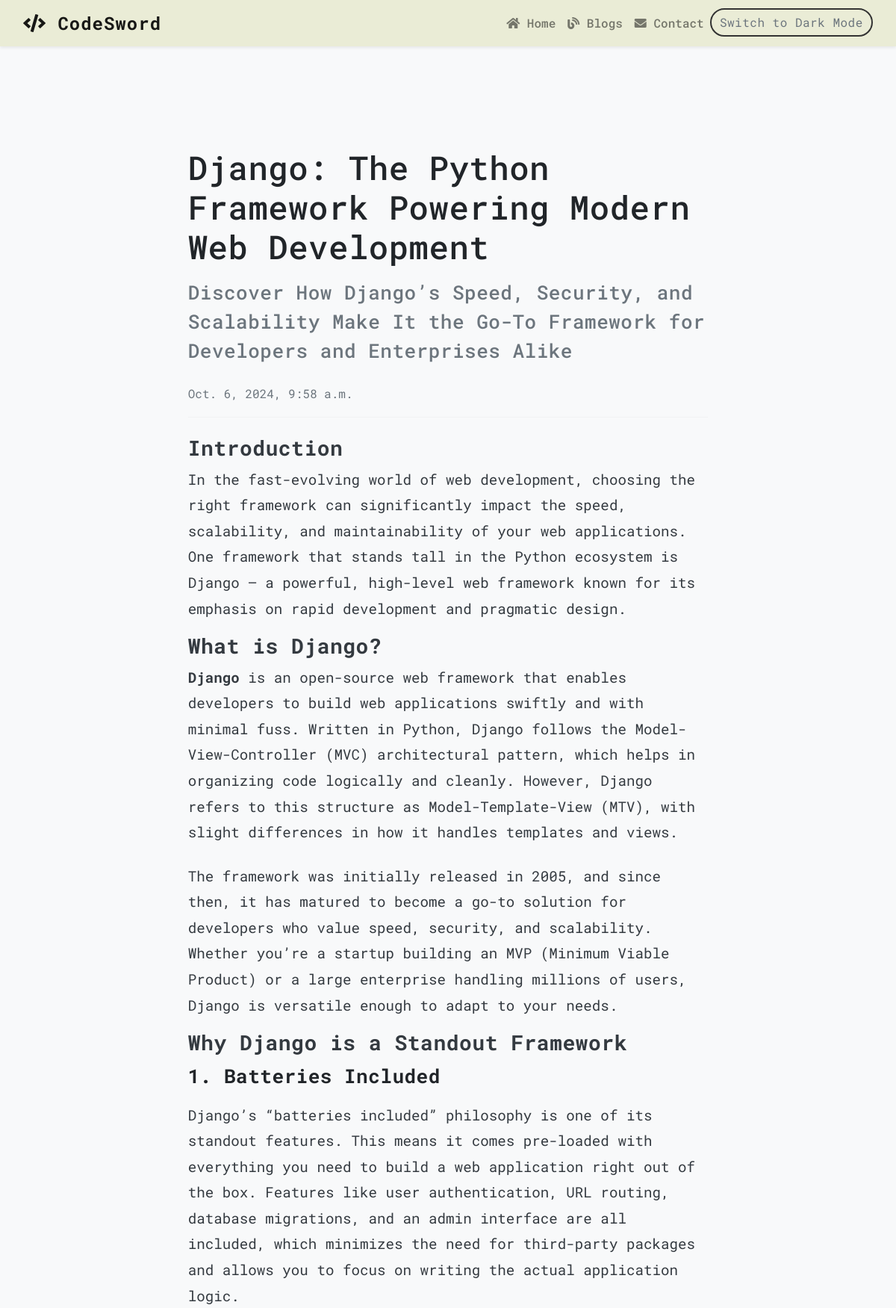
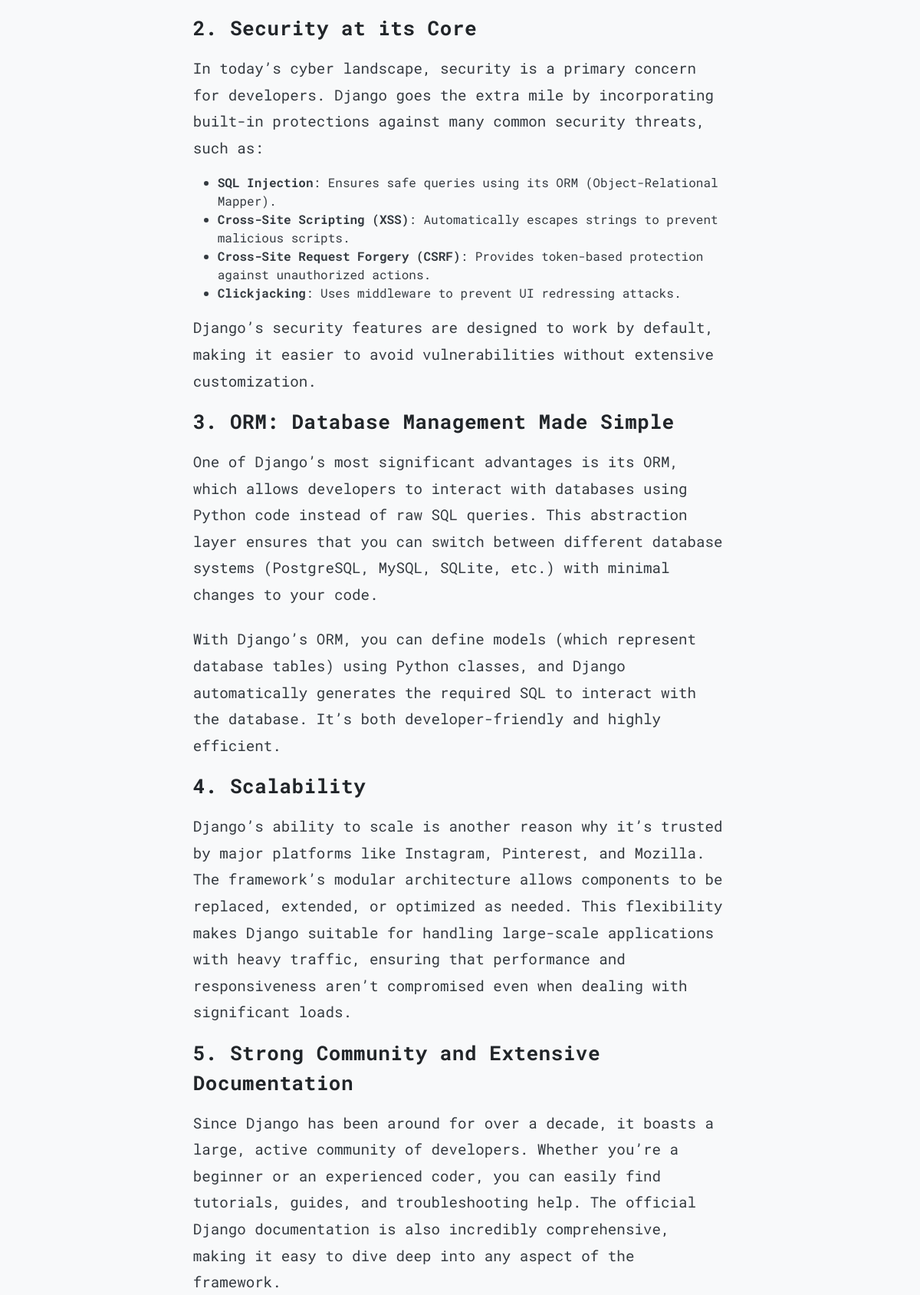
Page /blog/article/2/ (upper part) on the committed database (2 pictures, top to bottom).
### blog/models.py (models this page shows, shortened)
class Article(models.Model):
    title = models.CharField(max_length=200)
    subtitle = models.CharField(max_length=300)
    content = RichTextField(blank= True, null=True)
    pub_date = models.DateTimeField(default=timezone.now)

### blog/views.py (the view)
# urls.py: path('article/<int:pk>/', views.article_detail, name='article_detail'),
def article_detail(request, pk):
    article = get_object_or_404(Article, pk=pk)
    return render(request, 'blog/article_detail.html', {'article': article})

### templates/blog/article_detail.html (shortened to what this page needs)
{% extends "layout.html" %}
{% block content %}
<div class="container mt-5">
    <div class="row justify-content-center">
        <div class="col-lg-8 col-md-12">
            <h1 class="mb-3">{{ article.title }}</h1>
            <h4 class="mb-4 text-secondary">{{ article.subtitle }}</h4>
            <p class="text-muted">{{ article.pub_date }}</p>
            <hr>
            <div class="content mt-4">
                {{ article.content|safe }}
            </div>
        </div>
    </div>
</div>
{% endblock %}

### static/styles.css (style rules this page uses)
body.light-mode { background-color: #f8f9fa; color: #343a40; }
body { font-family: 'Roboto Mono', monospace; }
h1, h3, h4, .lead { letter-spacing: 0.5px; }
p { line-height: 1.6; }

### templates/blog/article_detail.html (style rules this page uses)
.container { padding: 20px; }
h1 { font-size: calc(2rem + 1vw); line-height: 1.2; margin-bottom: 1rem; }
h4 { font-size: calc(1.25rem + 0.5vw); line-height: 1.5; margin-bottom: 1rem; }
p { font-size: 1rem; line-height: 1.8; margin-bottom: 1rem; }
.content p { font-size: 1.2rem; line-height: 1.8; }
.content p + p { margin-top: 1.5rem; }
.light-mode h1, .light-mode h4 { color: #212529; }

### rows in the picture
Article: title "Django: The Python Framework Powering Modern Web Development", subtitle "Discover How Django’s Speed, Security, and Scalability Make It the Go-To Framework for Developers and Enterprises Alike", pub_date "Oct. 6, 2024, 9:58 a.m.", content "Introduction In the fast-evolving world of web development, choosing the right framework can significantly impact the speed, scalability, and maintainability of your web applications. One framework that stands tall in the Python ecosystem is Django — a powerful, high-level web framework known for its emphasis on rapid development and pragmatic design. What is Django? Django is an open-source web framework that enables developers to build web applications swiftly and with minimal fuss. Written in Python, Django follows the Model-View-Controller (MVC) architectural pattern, which helps in organizing code logically and cleanly. However, Django refers to this structure as Model-Template-View…"
